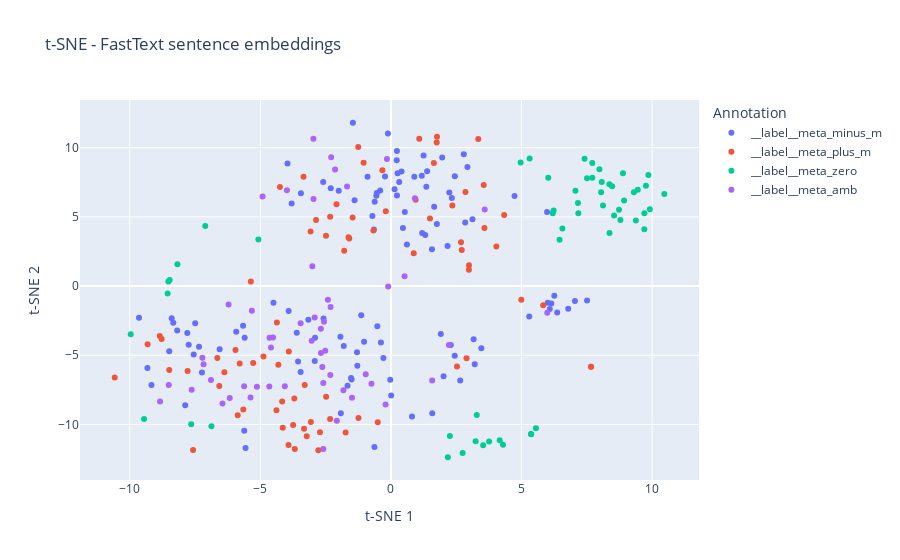

Notebook source saved alongside this figure:
### Code cell
# display interactive plot with reduced dimensionality
annotation_plt_series = pd.Series(data["target"])

fig = px.scatter(
    x=vectors_fasttext_embedded[:, 0],
    y=vectors_fasttext_embedded[:, 1],
    color=annotation_plt_series,
    hover_data={
        "sentence": data["sentence"]
        .str.wrap(50)
        .apply(lambda x: x.replace("\n", "<br>")),
        "annotation": annotation_plt_series,
    },
    title="t-SNE - FastText sentence embeddings",
    labels={"color": "Annotation", "x": "t-SNE 1", "y": "t-SNE 2"},
)
fig.show()
